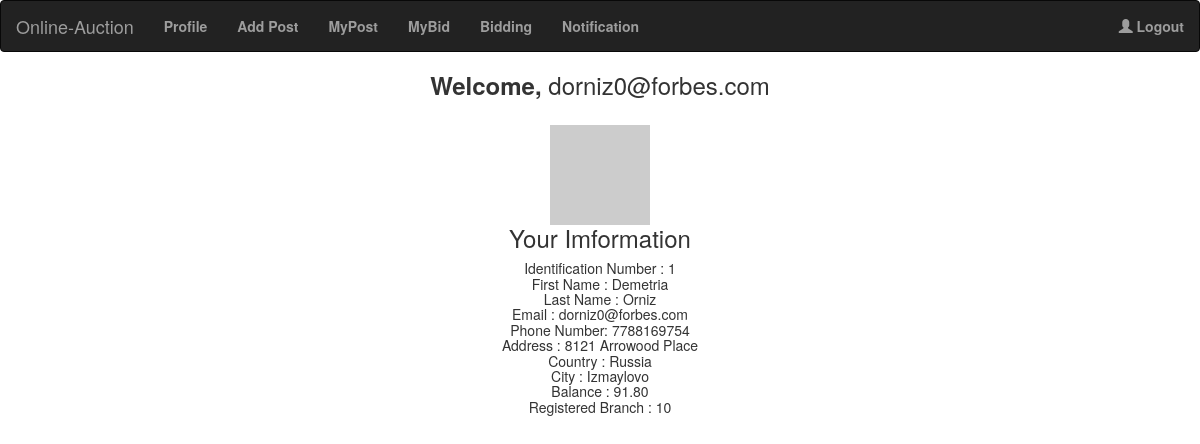
Screenshot of /UserProfile.php (signed in) with the database file from the repository.
### tables this page shows
create table customer_account (
	i_num VARCHAR(255) not null,
	first_name VARCHAR(50) not null,
	last_name VARCHAR(50) not null,
	email VARCHAR(50) not null,
	phone VARCHAR(50) not null,
	password VARCHAR(50) not null,
	address VARCHAR(50),
	city VARCHAR(50),
	country VARCHAR(50),
	profile_pic blob,
	balance DECIMAL(8,2)  not null,
	registered_branch int(8) unsigned not null auto_increment,
	primary key (i_num),
    foreign key (registered_branch) references branch(b_code)
);

### DatabaseConnection.php (called while the page is built, shortened)
<?php
   function connection()
   {
       $DATABASE = "localhost";
       $username = "root";
       $dbname = "auction_db_a2";
       $psrd = "";
       $connection = mysqli_connect($DATABASE, $username, $psrd, $dbname);
       return $connection;
   }
   ?>

### UserProfile.php (the view, shortened to what this page needs)
<?php
  include 'DatabaseConnection.php';
?>
<!DOCTYPE html>
<html lang="en">
<head>
  <link rel="stylesheet" href="https://maxcdn.bootstrapcdn.com/bootstrap/3.3.7/css/bootstrap.min.css">
</head>
<body>
  <?php
  require("Header.php");
  ?>
  <?php
  $email = $_SESSION['email'];
  $query = "SELECT * FROM customer_account WHERE email='$email'";
  $Result = mysqli_query(connection(), $query);
  $row = mysqli_fetch_array($Result);
  echo "<div align='center'>";
  echo "<h3 style'margin:2% auto auto 40%;float:right;' >";
  echo "<b>"."Welcome, "."</b>" . $row['email'];
  echo "<br>";
  echo "<br>";
  echo  "<img style='width:100px;height:100px' src='" . $row['profile_pic'] . "'>";
  echo "<br>";
  echo "Your Imformation";
  echo "<br>";
  echo "<h5 style'margin:2% auto auto 40%;float:right;' >";
  echo "Identification Number : " . $row['i_num'];
  echo "<br>";
  echo "First Name : " . $row['first_name'];
  echo "<br>";
  echo "Last Name : " . $row['last_name'];
  echo "<br>";
  echo "Email : " . $row['email'];
  echo "<br>";
  echo "Phone Number: " . $row['phone'];
  echo "<br>";
  echo "Address : " . $row['address'];
  echo "<br>";
  echo "Country : " . $row['country'];
  echo "<br>";
  echo "City : " . $row['city'];
  echo "<br>";
  echo "Balance : " . $row['balance'];
  echo "<br>";
  echo "Registered Branch : " . $row['registered_branch'];
  echo "</div>";
  ?>
</body>
</html>

### Header.php
<nav class="navbar navbar-inverse">
    <div class="container-fluid">
        <div class="navbar-header">
            <a class="navbar-brand" href="#">Online-Auction</a>
        </div>
        <ul class="nav navbar-nav">
            <li><a href="UserProfile.php"><b>Profile</b></a></li>
            <li><a href="UserPost.php"><b>Add Post</b></a></li>
            <li><a href="MyPost.php"><b>MyPost</b></a></li>
            <li><a href="MyBid.php"><b>MyBid</b></a></li>
            <li><a href="Bidding.php"><b>Bidding</b></a></li>
            <li><a href="UNotification.php"><b>Notification</b></a></li>
        </ul>
        <ul class="nav navbar-nav navbar-right">
            <li><a href="ULogout.php"><span class="glyphicon glyphicon-user"></span> <b>Logout</b></a></li>
        </ul>
    </div>
</nav>

### rows the page displays
customer_account: email "dorniz0@forbes.com", i_num "1", first_name "Demetria", last_name "Orniz", phone "7788169754", address "8121 Arrowood Place", country "Russia", city "Izmaylovo", balance "91.80", registered_branch "10"
